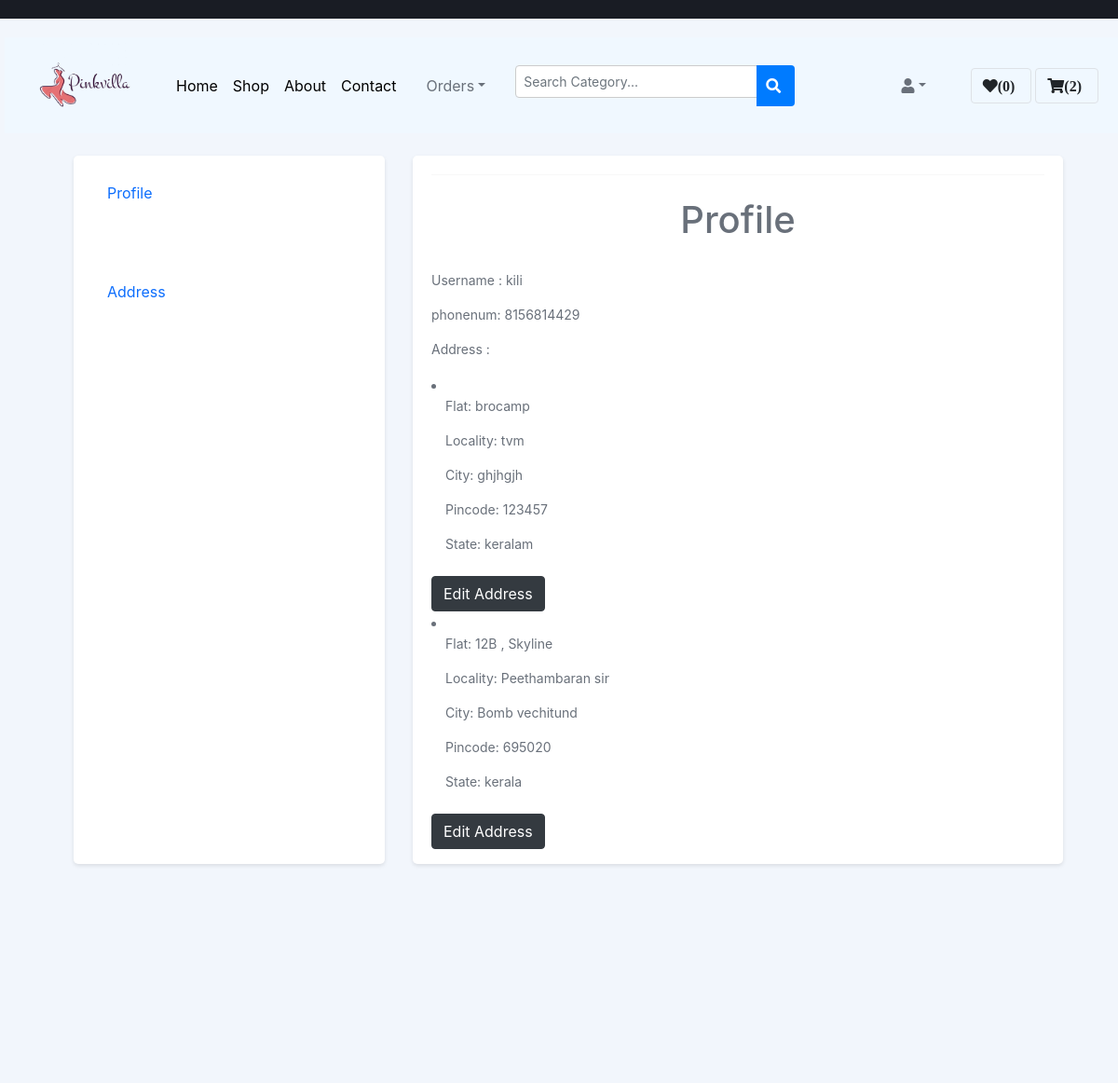
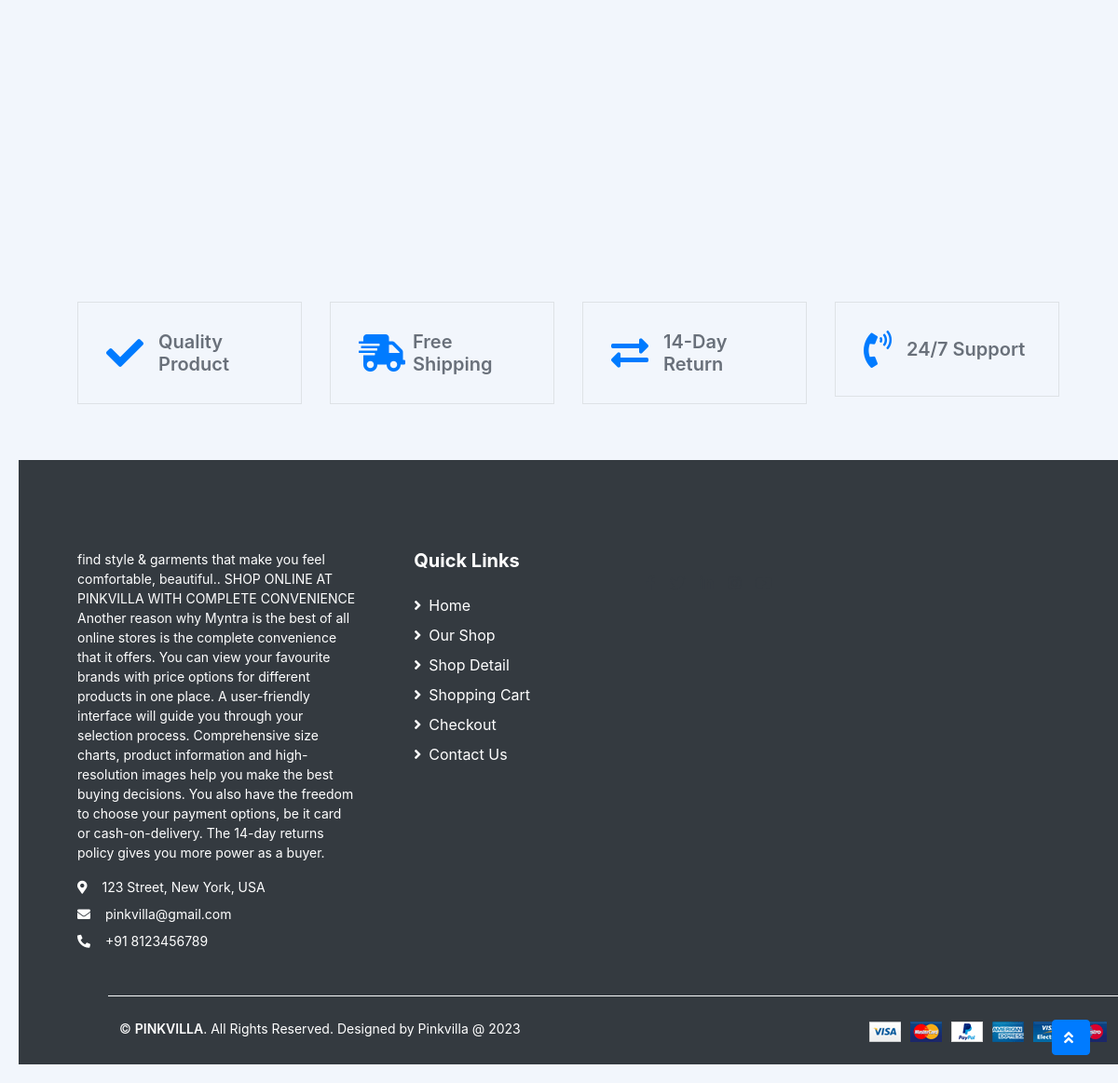
The page /user_profile/ (signed in) on the database its author committed (2 pictures, top to bottom).
### app1/models.py (models this page shows, shortened)
class custom_user(models.Model):
    id = models.AutoField(primary_key=True)
    first_name = models.CharField(max_length=255)
    username = models.CharField(max_length=255)
    is_superuser = models.BooleanField(default=False)
    email = models.CharField(max_length=255)
    password = models.CharField(max_length=255)
    phone_number = models.CharField(max_length=20, blank=True, null=True)
    status =  models.BooleanField(default=True)
    def __str__(self):
        return self.username

class Address(models.Model):
    username = models.ForeignKey(custom_user, on_delete=models.CASCADE)
    flat = models.CharField(max_length=255)
    locality = models.CharField(max_length=255)
    city = models.CharField(max_length=255)
    pincode = models.CharField(max_length=20, blank=True, null=True)
    state = models.CharField(max_length=255)

### app1/views.py (the view)
# urls.py: path('user_profile/',views.user_profile,name = 'user_profile'),
def user_profile(request):
    username = custom_user.objects.get(username=request.session["username"])
    user_phone = username.phone_number
    addresses = Address.objects.filter(username=username)
    wishlistobj = Wishlist.objects.filter(username = username)
    wishlist_count = Wishlist.objects.filter(username = username).count()
    cart = Cart.objects.filter(username = username)
    cart_count = Cart.objects.filter(username = username).count()
    context = {
        'username': username,
        'phone_number': user_phone,
        'addresses': addresses,
        'wishlistobj':wishlistobj,
        'wishlist_count':wishlist_count,
        'cart':cart,
        'cart_count': cart_count
    }
    return render(request, "user_profile.html", context)

### app1/templates/user_profile.html (shortened to what this page needs)
{% extends 'user_product.html' %}
{% load static %}
{% block main-content%}
<!DOCTYPE html>
<html>
<head>
    <link rel="stylesheet" href="https://maxcdn.bootstrapcdn.com/bootstrap/4.5.0/css/bootstrap.min.css">
</head>
<div class="container-xl px-4 mt-4">
<body>
    <div class="container">
        <div class="row">
            <div class="col-md-4">
                <div class="profile-sidebar">
                    <ul class="nav flex-column">
                        <li class="nav-item">
                            <a class="nav-link" href="#profile">Profile
                                 <div class="card-body text-center">
                                </div>
                            </a>
                        </li>
                        <li class="nav-item">
                            <a class="nav-link" href="#address">Address</a>
                        </li>
                    </ul>
                </div>
            </div>
            <div class="col-md-8">
                <div class="profile-content">
                    <hr class="mt-0 mb-4">
                    <h1>Profile</h1>
                    <div id="profile">
                        <p>Username : {{username}}</p>
                        <p>phonenum: {{phone_number}}</p>
                        <p>Address : {{phonenumber}}</p>
                        {% for addr in addresses %}
                        <li>
                            <div class="col-md-4 mb-4">
                            <p>Flat: {{ addr.flat }}</p>
                            <p>Locality: {{ addr.locality }}</p>
                            <p>City: {{ addr.city }}</p>
                            <p>Pincode: {{ addr.pincode }}</p>
                            <p>State: {{ addr.state }}</p>
                            </div>
                        </li>
                        <div style="display:inline-block;">
                            <a href="{% url 'user_proeditadd' addr.id %}" class="btn btn-dark" style="color: white;">Edit Address</a>
                        </div>
                        {% endfor %}
                    </div>
                </div>
                </div>
            </div>
        </div>
    </div>
</body>
</html>
{% endblock main-content %}

### app1/templates/user_profile.html (style rules this page uses)
body { background-color: #f8f9fa; padding: 20px; }
.profile-sidebar { background-color: #fff; padding: 20px; border-radius: 5px; box-shadow: 0 2px 4px rgba(0, 0, 0, 0.1); height: calc(100vh - 40px); }
.profile-content { background-color: #fff; padding: 20px; border-radius: 5px; box-shadow: 0 2px 4px rgba(0, 0, 0, 0.1); height: calc(100vh - 40px); }
h1 { text-align: center; margin-bottom: 30px; }
body { margin-top:20px; background-color:#f2f6fc; color:#69707a; }

### rows shown on the page
custom_user: username "kili", phone_number "8156814429"
Address: flat "brocamp", locality "tvm", city "ghjhgjh", pincode "123457", state "keralam"
Address: flat "12B , Skyline", locality "Peethambaran sir", city "Bomb vechitund", pincode "695020", state "kerala"

### other values the page prints
{{ wishlist_count }} "0"
{{ cart_count }} "2"
